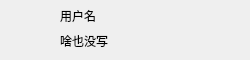
<?xml version="1.0" encoding="UTF-8"?>
<ui version="4.0">
 <class>UserItem</class>
 <widget class="QWidget" name="UserItem">
  <property name="geometry">
   <rect>
    <x>0</x>
    <y>0</y>
    <width>250</width>
    <height>60</height>
   </rect>
  </property>
  <property name="minimumSize">
   <size>
    <width>250</width>
    <height>60</height>
   </size>
  </property>
  <property name="windowTitle">
   <string>Form</string>
  </property>
  <widget class="QPushButton" name="pb_icon">
   <property name="geometry">
    <rect>
     <x>10</x>
     <y>10</y>
     <width>41</width>
     <height>41</height>
    </rect>
   </property>
   <property name="text">
    <string/>
   </property>
   <property name="iconSize">
    <size>
     <width>40</width>
     <height>40</height>
    </size>
   </property>
   <property name="flat">
    <bool>true</bool>
   </property>
  </widget>
  <widget class="QLabel" name="lb_name">
   <property name="geometry">
    <rect>
     <x>60</x>
     <y>5</y>
     <width>201</width>
     <height>22</height>
    </rect>
   </property>
   <property name="text">
    <string>用户名</string>
   </property>
  </widget>
  <widget class="QLabel" name="lb_feeling">
   <property name="geometry">
    <rect>
     <x>60</x>
     <y>30</y>
     <width>201</width>
     <height>22</height>
    </rect>
   </property>
   <property name="text">
    <string>啥也没写</string>
   </property>
  </widget>
 </widget>
 <resources/>
 <connections/>
</ui>
